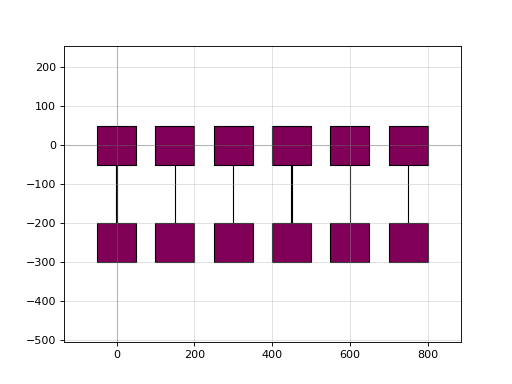

Generate this figure with Python:
import gdsfactory as gf

c = gf.Component("get_routes_straight")
pad_array = gf.components.pad_array()
c1 = c << pad_array
c2 = c << pad_array
c2.ymax = -200

routes = gf.routing.get_routes_straight(ports=c1.get_ports_list(), length=200)
c.add(routes.references)
c.plot()
